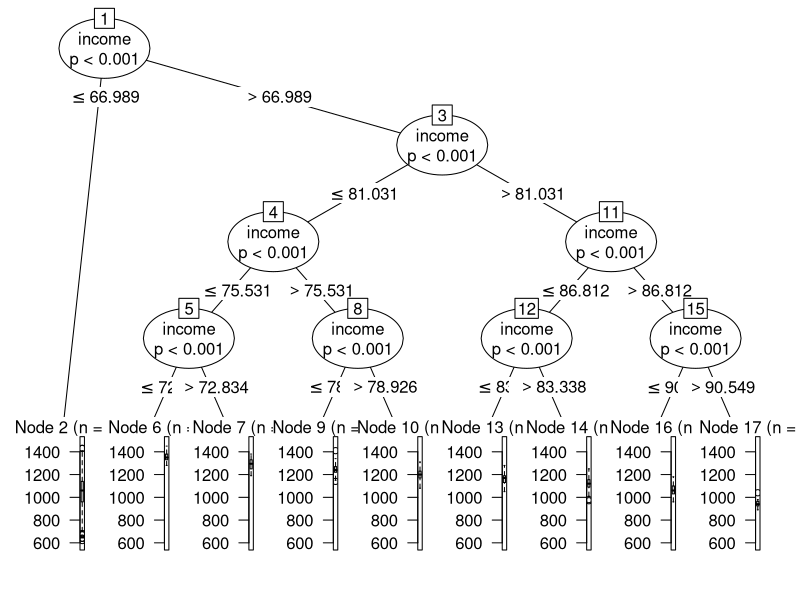
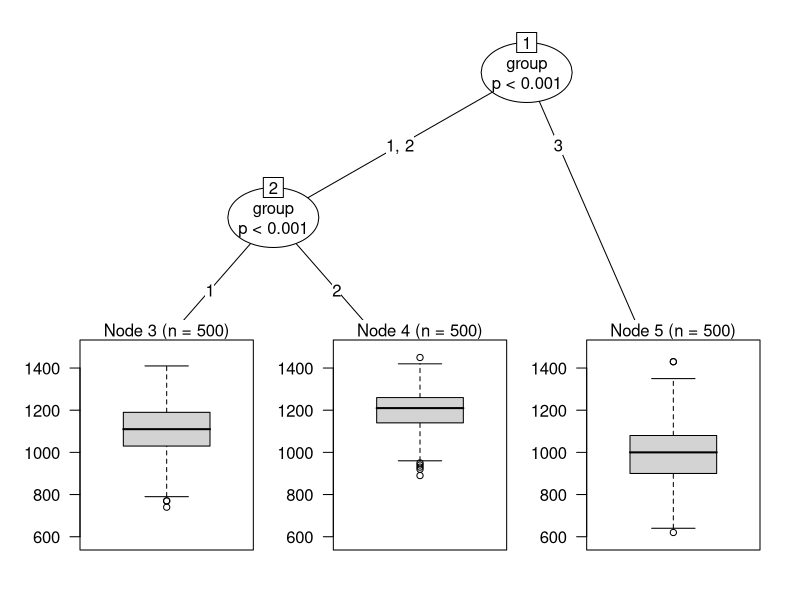
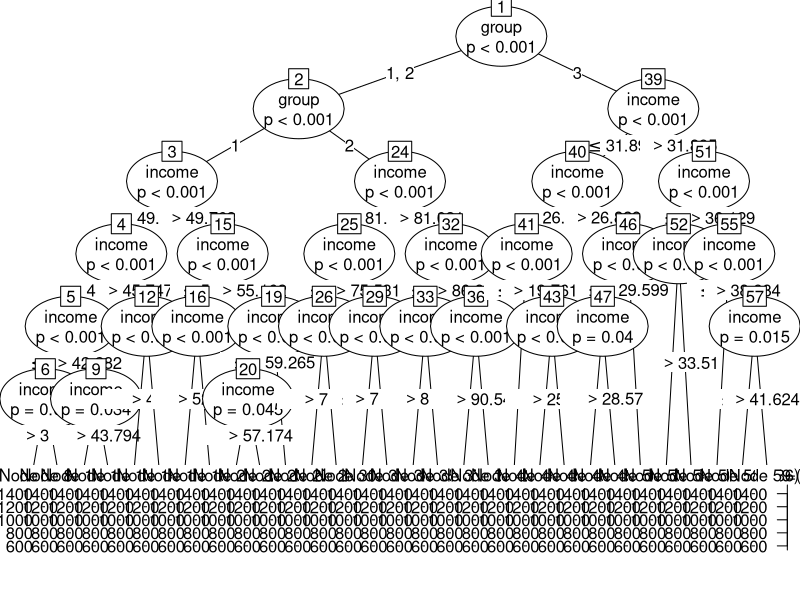
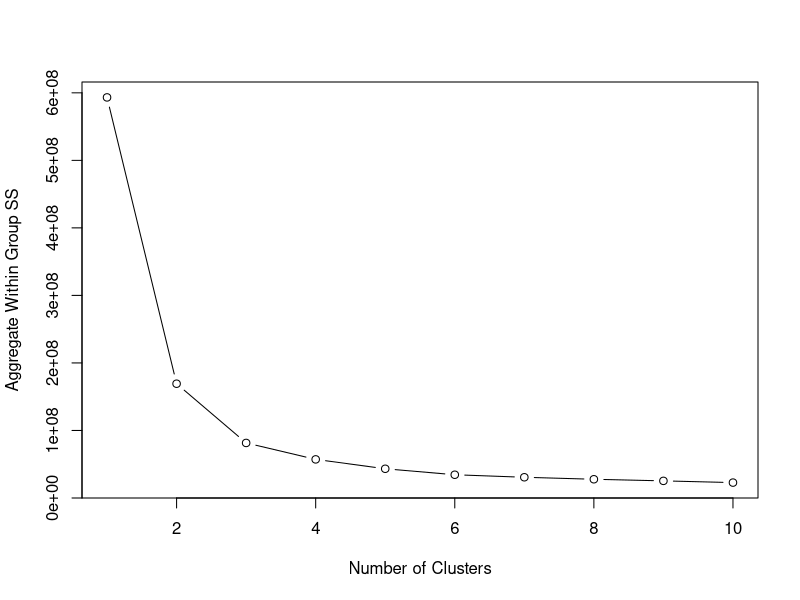
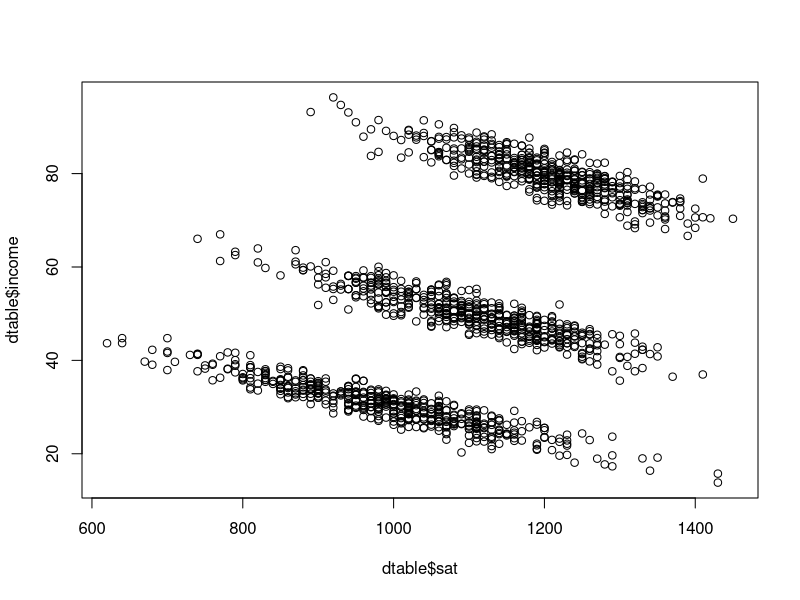
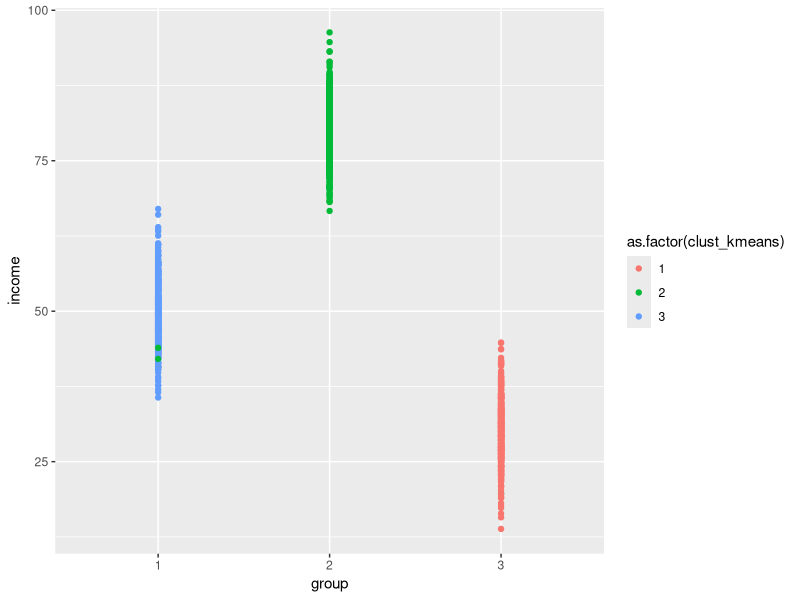
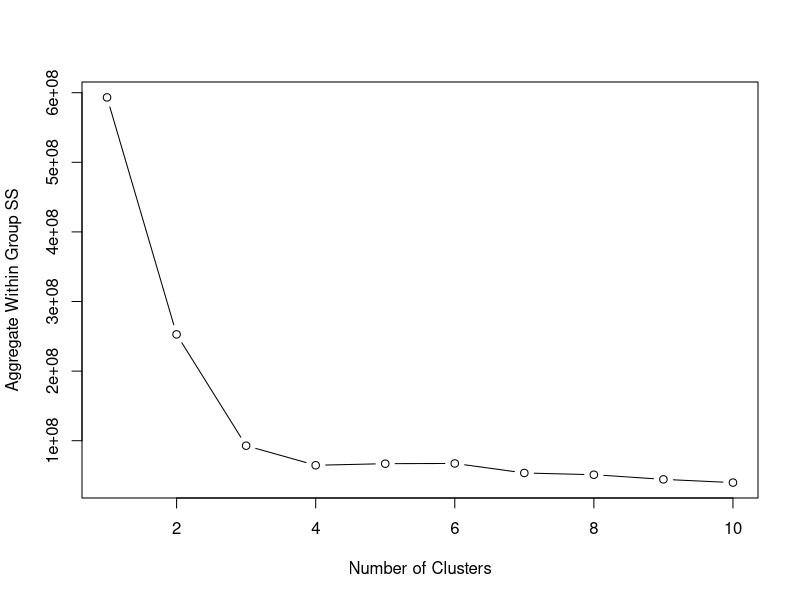
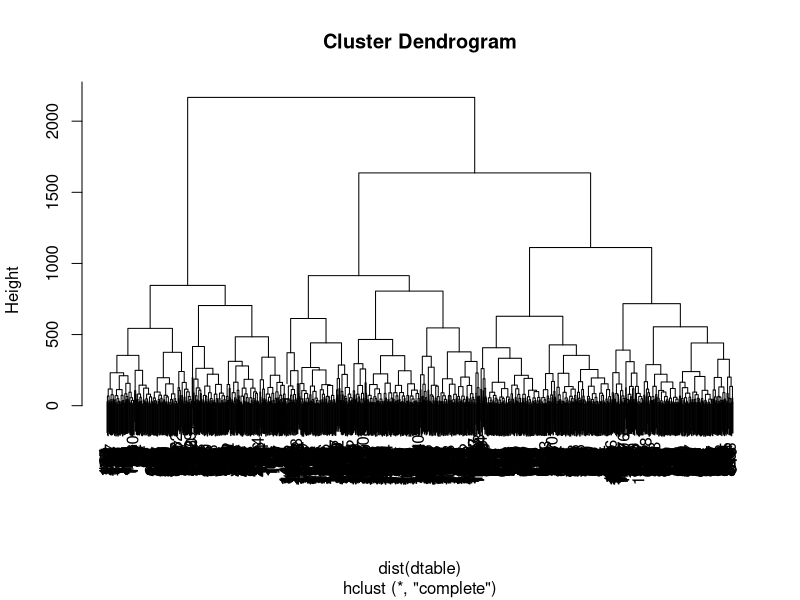

Write the R code that produced these figures, in order.
rm(list=ls())

library(data.table)
library(dplyr)
library(partykit)
library(ggplot2)
library(plyr)

auto.kmeans <- function(data,maxclu=10,seed=1,nstart=10) { 
  wss <- rep(NA,maxclu)
  for (i in 1:maxclu) { 
    set.seed(seed)
    model <- kmeans(data,centers=i,nstart=nstart)
    wss[i] <- model$tot.withinss
  }
  plot(1:maxclu,	wss, type="b", 
       xlab="Number of Clusters",
       ylab="Aggregate Within Group SS")
}

auto.hclust <- function(data,model=hclust(dist(data)),maxclu=10) {
  wss <- rep(NA,maxclu)
  r <- ncol(data)+1
  for(i in 1:maxclu) {
    groups <- cutree(model,i)
    means <- data[order(groups),lapply(.SD,mean),by=groups]
    means <- means[,2:r]
    demeaned <- data - means[groups]
    wss[i] <- sum(rowSums(demeaned^2))
  }
  plot(1:maxclu,	wss, type="b", 
       xlab="Number of Clusters",
       ylab="Aggregate Within Group SS")
}

# Q5.1 a
# The data generation process creates variables using the normal distribution generator function rnorn for given mean and standard deviation
# The rnorm generates z and w as normal distributions with n = 500, mean = 0 sdev = 1
# The variable x is calculated as 5*z + 50/80/30 in the 3 groups
# The variable y is calculated as -100/-80/-120*z+ 1100/1200/1000 + 50*w in the three groups
# y is then rounded to the nearest 10s in all three cases/groups
# And finally y is bound to a min value of 200 and a max value of 1600 in all 3 cases/groups
# x is named as "income" and y as "sat", a running "id" column is also present in each group, along with a "group" identifier as 1,2 or 3
# Finally all 3 groups are merged into "dtable" and the group variable is changed into a factor
# A new id column "iid" generated [same as "id" for all practical purposes]

n <- 500
set.seed(75080)

z   <- rnorm(n)
w   <- rnorm(n)
x   <- 5*z + 50
y   <- -100*z+ 1100 + 50*w
y   <- 10*round(y/10)
y   <- ifelse(y<200,200,y)
y   <- ifelse(y>1600,1600,y)
dt1 <- data.table('id'=1:500,'sat'=y,'income'=x,'group'=rep(1,n))

z   <- rnorm(n)
w   <- rnorm(n)
x   <- 5*z + 80
y   <- -80*z+ 1200 + 50*w
y   <- 10*round(y/10)
y   <- ifelse(y<200,200,y)
y   <- ifelse(y>1600,1600,y)
dt2 <- data.table('id'=501:1000,'sat'=y,'income'=x,'group'=rep(2,n))

z   <- rnorm(n)
w   <- rnorm(n)
x   <- 5*z + 30
y   <- -120*z+ 1000 + 50*w
y   <- 10*round(y/10)
y   <- ifelse(y<200,200,y)
y   <- ifelse(y>1600,1600,y)
dt3 <- data.table('id'=1001:1500,'sat'=y,'income'=x,'group'=rep(3,n))

dtable <- merge(dt1    ,dt2, all=TRUE)
dtable <- merge(dtable ,dt3, all=TRUE)
dtable$group <- as.factor(dtable$group)
dtable$iid <- 1:1500

# Q5.1 b
# What we are observing here is the Simpson paradox. [we are assuming no knowledge of the data generation we did previously]
# The data when taken as a whole shows that income has a postive effect on SAT as shown by the pooled OLS model1
# Whereas when we run the model within groups and for individual groups we see a telling change in the sign for income's effect on 
# SAT showing there is a negative effect of income increase on SAT within the differnt groups

model1 <- lm(data = dtable, sat ~ income)
model2 <- lm(data = dtable, sat ~ income + group)
model3 <- lm(data = dtable[group == 1], sat ~ income)
model4 <- lm(data = dtable[group == 2], sat ~ income)
model5 <- lm(data = dtable[group == 3], sat ~ income)

summary(model1)
summary(model2)
summary(model3)
summary(model4)
summary(model5)

# Q5.1 c
# model1 - 17 nodes
# From the first model we see that there is one partition with 1001 records with way too much variance in the data
# This model does not really explain the separation all too well of SAT based on income
# model2 - 4 nodes
# The second model is again quite obvious, tree partitioning on groups will just show nodes based on the three groups
# model3 - 53 nodes
# This model also first separates on groups as the obvious partitioning choice before going deeper into income partitions

model1 <- ctree(data = dtable, sat ~ income)
model2 <- ctree(data = dtable, sat ~ group)
model3 <- ctree(data = dtable, sat ~ income + group)

plot(model1)
plot(model2)
plot(model3)


# Q5.1 d
# The best model to fit the generated data is 
# model3 <- glmtree(data = dtable, sat ~ income + group)

model1 <- glmtree(data = dtable, sat ~ income)
model2 <- glmtree(data = dtable, sat ~ group)
model3 <- glmtree(data = dtable, sat ~ income + group)
model4 <- glmtree(data = dtable, sat ~ income + group + income|group)

sqrt(mean((dtable$sat-predict(model1,dtable))^2))
sqrt(mean((dtable$sat-predict(model2,dtable))^2))
sqrt(mean((dtable$sat-predict(model3,dtable))^2))
sqrt(mean((dtable$sat-predict(model4,dtable))^2))

# Q5.1 e
# The auto.kmeans functions shows elbow at 3 with the max diff from previous number of clusters in the wihtin sum of squares
# For the three clusters we see that the cluster centres and the means of the three groups we defined in data generation are
# very very close.
# From the model we also see that there are only 3 records that are assigned a cluster different from the groups we defined
# in the data generation process

auto.kmeans(dtable)
set.seed(1)
model1 <- kmeans(dtable, centers = 3, nstart = 10)
model1$centers
sum(model1$cluster == dtable$group)
mean(model1$cluster == dtable$group)
mean(dtable$sat[dtable$group==1])
mean(dtable$sat[dtable$group==2])
mean(dtable$sat[dtable$group==3])
plot(dtable$sat,dtable$income)
x <- dtable
x$clust_kmeans <- model1$cluster
qplot(group, income, data = x, colour = as.factor(clust_kmeans))

# Q5.1 f
# kmeans with 3 clusters is able to predict the groups correctly 1496/1500 times
# 498 correct preds for cluster1's groups
# 499 correct preds for cluster2's groups
# 499 correct preds for cluster3's groups
# kmeans gets it wrong a total of 4 times
# heirarchichal clustering gives the following results
# 431 correct preds for cluster1's groups
# 498 correct preds for cluster2's groups
# 462 correct preds for cluster3's groups
# heirarchical gets it wrong 109 times

clust1_kmeans_correct <- sum(x[which(x$group==1)]$group == x[which(x$group==1)]$clust_kmeans)
clust2_kmeans_correct <- sum(x[which(x$group==2)]$group == x[which(x$group==2)]$clust_kmeans)
clust3_kmeans_correct <- sum(x[which(x$group==3)]$group == x[which(x$group==3)]$clust_kmeans)

dtable$group <- as.integer(dtable$group)
auto.hclust(dtable)
model1 <- hclust(dist(dtable))
plot(model1)
clust_heir <- cutree(model1,k=3)
x$clust_heir <- clust_heir 
qplot(group, income, data = x, colour = as.factor(clust_heir))

clust1_heir_correct <- sum(x[which(x$group==1)]$group == x[which(x$group==1)]$clust_heir)
clust2_heir_correct <- sum(x[which(x$group==2)]$group == x[which(x$group==2)]$clust_heir)
clust3_heir_correct <- sum(x[which(x$group==3)]$group == x[which(x$group==3)]$clust_heir)

# Q5.1 g
# The pooled model will be same always because we do not consider the data for different groups
# for the within groups models we see the following
# The original model shows a -20 beta on income
# The model within groups for clust_kmeans shows a -16 beta, the few wrong measurements throw off the beta by a little but not a lot
# The model within groups for clust_heir shows a -2 beta, the increased number of
# wrong measurements throw off the beta by a lot in this case
# We can say the kmeans model adequately represents the equations presented by the data generation process
# this is so because the common factor z in the normal generation is -5 times and 100 times in the two variables sat and income
# This shows that the beta on income compared to sat should be about -20 as shown by model2_1

model1 <- lm(data = x, sat ~ income) # pooled model remains the same in both cases

model2_1 <- lm(data = x, sat ~ income + group) # within for groupings
model2_2 <- lm(data = x, sat ~ income + as.factor(clust_kmeans)) # within for kmeans clusters
model2_3 <- lm(data = x, sat ~ income + as.factor(clust_heir)) # within for heirarchichal clusters

summary(model1)
summary(model2_1)
summary(model2_2)
summary(model2_3)

qplot(income, sat, data = x, colour = as.factor(group))
qplot(income, sat, data = x, colour = as.factor(clust_heir))
qplot(income, sat, data = x, colour = as.factor(clust_kmeans))

# Q5.1 h
# > model1$centers
# income
# 1 30.15980
# 2 79.76588
# 3 49.75284
# We see that the data generation process and the clustering process show that the 1st cluster is group 3 in our data
# 2nd cluster and group are the same and the 3rd cluster is actually representative of group 1 in our data
# The predictions are correct the following times for each group
# for group 1 489 times correct out of 500
# for group 2 500 times correct out of 500
# for group 3 484 times correct out of 500
# The kmeans estimation using only the income variable is correct 1473 times out of 1500

data_inc <- dtable[,3]
auto.kmeans(data_inc)
set.seed(1)
model1 <- kmeans(data_inc, centers = 3, nstart = 10)
model1$centers
data_inc$clust_kmeans <- model1$cluster
data_inc$group <- dtable$group
sum(data_inc$group == 3 & data_inc$clust_kmeans == 1)
sum(data_inc$group == 1 & data_inc$clust_kmeans == 3)
sum(data_inc$group == 2 & data_inc$clust_kmeans == 2)

# Q5.1 i
# > plyr::count(data_incsat,c("group","clust_kmeans"))
# group clust_kmeans freq
# 1            2  371
# 1            3  129
# 2            1  500
# 3            2  170
# 3            3  330
# from the above we can see that 1st cluster is group 2 in our data, 2nd cluster is group 1 and 3rd cluster is group 3
# we see a worse performance as compared to the previous model in part h
# but a better comparison is with the model using only sat and income without scaling
# the scaled model performs way better in that case as compared to an unscaled one
# The results are as follows
# for group 1 371 times correct out of 500
# for group 2 500 times correct out of 500
# for group 3 330 times correct out of 500
# The kmeans estimation using only the income variable is correct 1201 times out of 1500
# The results for this model with unscaled sat and income data is as follows
# for group 1 256 times correct out of 500
# for group 2 343 times correct out of 500
# for group 3 267 times correct out of 500
# which is way worse than the scaled model for sat and income


data_incsat <- as.data.frame(scale(dtable[,c(2,3)]))
auto.kmeans(data_incsat)
model1 <- kmeans(data_incsat, centers = 3, nstart = 10)
model1$centers
data_incsat$group <- dtable$group
data_incsat$clust_kmeans <- model1$cluster
plyr::count(data_incsat,c("group","clust_kmeans"))
